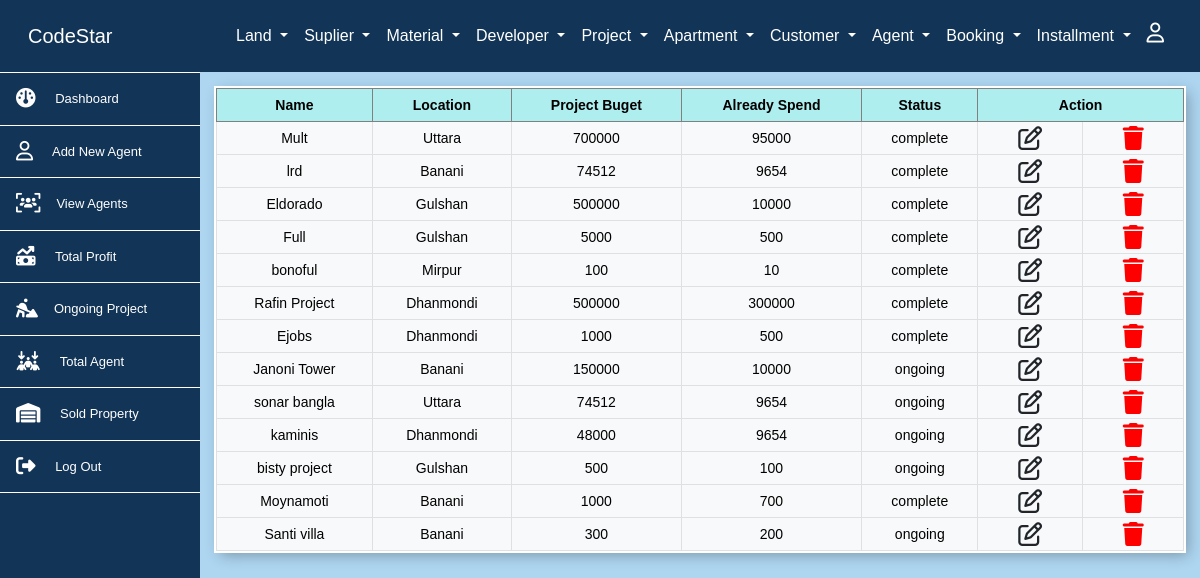
Page /pages/project/pjview.php (signed in) on the committed database.
### tables this page shows
CREATE TABLE `project` (
  `project_id` int NOT NULL,
  `project_name` varchar(255) DEFAULT NULL,
  `project_location` varchar(255) DEFAULT NULL,
  `project_price` varchar(255) DEFAULT NULL,
  `spened` int DEFAULT NULL,
  `pc_id` varchar(50) DEFAULT NULL,
  `ps_id` int DEFAULT NULL,
  `date_column` datetime DEFAULT CURRENT_TIMESTAMP
);

CREATE TABLE `area` (
  `area_id` int NOT NULL,
  `area_name` varchar(50) NOT NULL
);

CREATE TABLE `project_status` (
  `ps_id` int NOT NULL,
  `p_status` varchar(255) DEFAULT NULL
);

### pages/project/pjview.php (the view, shortened to what this page needs)
<?php include('../../includes/conf.php');
?>
<div class="col-md-10 table-responsive p-3">
<?php
    $sql = "SELECT * FROM project natural join project_status
    JOIN area ON project.project_location = area.area_id
    ";
    $result = $conn->query($sql);
    if ($result->num_rows > 0) {
        echo "<table class='table table-light align-middle text-center table-bordered'>
        <thead>";
        echo "<tr>
                <th>Name</th>
                <th>Location</th>
                <th>Project Buget</th>
                <th>Already Spend</th>
                <th>Status</th>
                <th colspan='2'>Action</th>
            </tr>
            </thead>
            ";
        while ($row = $result->fetch_assoc()) {
            echo "<tbody>
            <tr>
                <td>$row[project_name]</td>
                <td>$row[area_name]</td>
                <td>$row[project_price]</td>
                <td>$row[spened]</td>
                <td>$row[p_status]</td>
                <td><a class='btn' href='pjupdate.php?id=$row[project_id]'><i class='fa-regular fa-pen-to-square fa-xl'></i> </a></td>
                <td><a class='btn' href='pjdelete.php?id=$row[project_id]'><i class='fa-solid fa-trash fa-xl' style='color: #ff0000;'></i></a></td>
            <tr>
            </tbody>
            ";
        }
        echo "</table>";
    } else {
        echo "No data found.";
    }
?>
</div>

### rows in the picture
project: project_name "Mult", area.area_name "Uttara", project_price "700000", spened "95000", ps.p_status "complete"
project: project_name "lrd", area.area_name "Banani", project_price "74512", spened "9654", ps.p_status "complete"
project: project_name "Eldorado", area.area_name "Gulshan", project_price "500000", spened "10000", ps.p_status "complete"
project: project_name "Full", area.area_name "Gulshan", project_price "5000", spened "500", ps.p_status "complete"
project: project_name "bonoful", area.area_name "Mirpur", project_price "100", spened "10", ps.p_status "complete"
project: project_name "Rafin Project", area.area_name "Dhanmondi", project_price "500000", spened "300000", ps.p_status "complete"
project: project_name "Ejobs", area.area_name "Dhanmondi", project_price "1000", spened "500", ps.p_status "complete"
project: project_name "Janoni Tower", area.area_name "Banani", project_price "150000", spened "10000", ps.p_status "ongoing"
project: project_name "sonar bangla", area.area_name "Uttara", project_price "74512", spened "9654", ps.p_status "ongoing"
project: project_name "kaminis", area.area_name "Dhanmondi", project_price "48000", spened "9654", ps.p_status "ongoing"
project: project_name "bisty project", area.area_name "Gulshan", project_price "500", spened "100", ps.p_status "ongoing"
project: project_name "Moynamoti", area.area_name "Banani", project_price "1000", spened "700", ps.p_status "complete"
project: project_name "Santi villa", area.area_name "Banani", project_price "300", spened "200", ps.p_status "ongoing"
